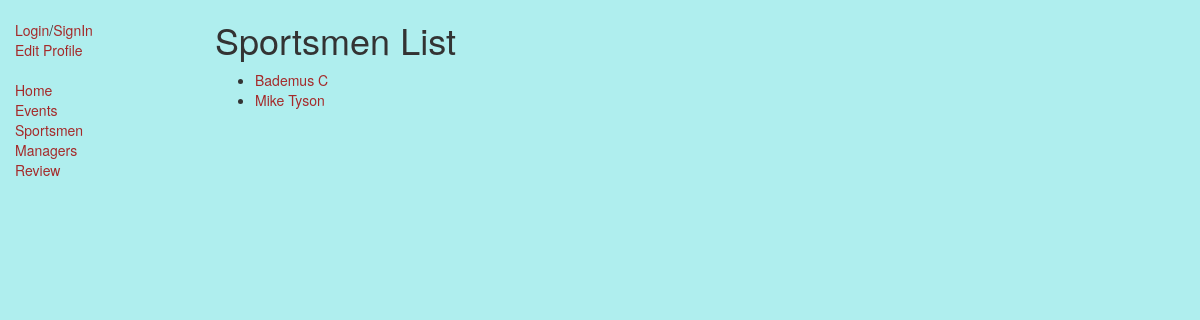
/sport_catalog/sportsmen/, run on the app's committed database.
### sport_catalog/models.py (models this page shows, shortened)
class SportUser(models.Model):
    user = models.OneToOneField(User, on_delete=models.CASCADE)
    first_name = models.CharField(max_length=100, help_text = "enter first name" )
    last_name = models.CharField(max_length=100, help_text = "enter last name" )
    isSportsMen = models.BooleanField()
    isManager = models.BooleanField()
    def get_absolute_url(self):
        return reverse('sportuser-detail', args=[str(self.id)])

### sport_catalog/views.py (the view)
# urls.py: path('sportsmen/', views.AllSportUsers.as_view(), name="all_sportsmen" ),
class AllSportUsers(generic.ListView):
    model = SportUser
    template_name ='sport_catalog/sportsmen_list.html'
    def get_queryset(self):
        return SportUser.objects.filter(isSportsMen=True)

### sport_catalog/templates/sport_catalog/sportsmen_list.html
{% extends "base_generic.html" %}
{% block content %}
    <h1>Sportsmen List</h1>
    {% if sportuser_list %}
    <ul>
      {% for sportsman in sportuser_list %}
      <li>
        <a href="{{ sportsman.get_absolute_url }}">{{ sportsman.first_name }} {{ sportsman.last_name }}</a>
      </li>
      {% endfor %}
    </ul>
    {% else %}
      <p>There are no sportsmen.</p>
    {% endif %}
{% endblock %}

### static/css/styles.css (style rules this page uses)
body { background-color: paleturquoise; }
a { color:brown; }

### data on the page
SportUser: first_name "Bademus", last_name "C"
SportUser: first_name "Mike", last_name "Tyson"
